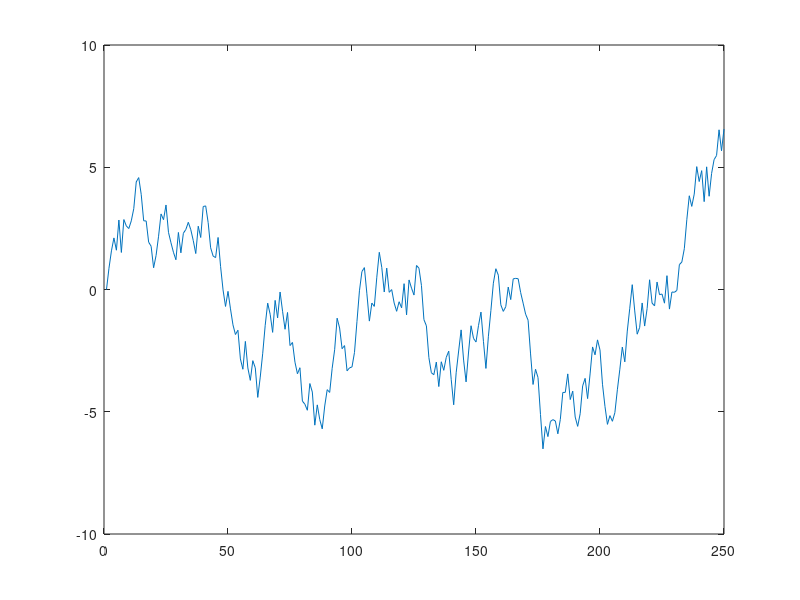

MATLAB code to generate this figure:


% used parameters
Cohen = -5; % Used coherence
Coh2mu_factor = 0.1; % factor describe linear relationship between cohn and evidence mean
mu = Coh2mu_factor * Cohen;
Vars = 1;
dt = 2; % in ms
AcumulatorNoiseVar = 2;

decisionTime = 500; % in ms
BoundDisTotal = 2;
BoundDis_ratio_z = 0.5; % 0<Value<1

EvidenceAccuFactor = 0.1;

RightBound = (1 - BoundDis_ratio_z) * BoundDisTotal; % positive value
LeftBound = -BoundDis_ratio_z*BoundDisTotal; % negtive value

TimeSteps = decisionTime / dt;
DV_t = zeros(TimeSteps,1);
Evidence = mu + sqrt(Vars) * (rand(size(DV_t))-0.5)*2;  % stimulus evidence
AccuNoise = sqrt(AcumulatorNoiseVar) * 2 * (rand(size(DV_t))-0.5);
%
xx = zeros(TimeSteps,1);
for ct = 2 : TimeSteps
    dx_dt = EvidenceAccuFactor * Evidence(ct) + AccuNoise(ct);
    xx(ct) = xx(ct-1) + dx_dt;
end

figure;
plot(xx)
